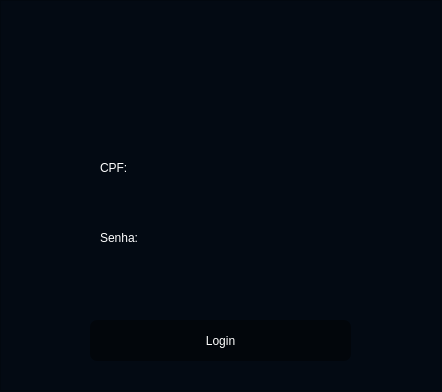
<?xml version="1.0" encoding="UTF-8"?>
<ui version="4.0">
 <class>Login</class>
 <widget class="QWidget" name="Login">
  <property name="geometry">
   <rect>
    <x>0</x>
    <y>0</y>
    <width>442</width>
    <height>392</height>
   </rect>
  </property>
  <property name="windowTitle">
   <string>Form</string>
  </property>
  <property name="styleSheet">
   <string notr="true">background-color: rgb(3, 10, 19);</string>
  </property>
  <widget class="QFrame" name="frame">
   <property name="geometry">
    <rect>
     <x>0</x>
     <y>0</y>
     <width>441</width>
     <height>391</height>
    </rect>
   </property>
   <property name="styleSheet">
    <string notr="true"/>
   </property>
   <property name="frameShape">
    <enum>QFrame::StyledPanel</enum>
   </property>
   <property name="frameShadow">
    <enum>QFrame::Raised</enum>
   </property>
   <widget class="QPushButton" name="btn_login">
    <property name="geometry">
     <rect>
      <x>90</x>
      <y>320</y>
      <width>261</width>
      <height>41</height>
     </rect>
    </property>
    <property name="cursor">
     <cursorShape>PointingHandCursor</cursorShape>
    </property>
    <property name="styleSheet">
     <string notr="true">font: 11pt &quot;JetBrains Mono&quot;;
background-color: rgb(0, 0, 0, 0.4);
color: rgb(255, 255, 255);
border-radius: 7px;</string>
    </property>
    <property name="text">
     <string>Login</string>
    </property>
   </widget>
   <widget class="QLineEdit" name="input_senha">
    <property name="geometry">
     <rect>
      <x>90</x>
      <y>250</y>
      <width>261</width>
      <height>41</height>
     </rect>
    </property>
    <property name="styleSheet">
     <string notr="true">font: 9pt &quot;JetBrains Mono&quot;;
letter-spacing: 2px;
background-color: rgb(0, 18, 40, .37);
color: rgb(255, 255, 255);
border-radius:  7px;
</string>
    </property>
    <property name="echoMode">
     <enum>QLineEdit::Password</enum>
    </property>
    <property name="dragEnabled">
     <bool>false</bool>
    </property>
   </widget>
   <widget class="QLineEdit" name="input_usuario">
    <property name="geometry">
     <rect>
      <x>90</x>
      <y>180</y>
      <width>261</width>
      <height>41</height>
     </rect>
    </property>
    <property name="styleSheet">
     <string notr="true">font: 9pt &quot;JetBrains Mono&quot;;
letter-spacing: 1.2px;
background-color: rgb(0, 18, 40, .37);
color: rgb(255, 255, 255);
border-radius:  7px;
</string>
    </property>
   </widget>
   <widget class="QLabel" name="txt_senha">
    <property name="geometry">
     <rect>
      <x>100</x>
      <y>230</y>
      <width>55</width>
      <height>16</height>
     </rect>
    </property>
    <property name="styleSheet">
     <string notr="true">font: 8pt &quot;JetBrains Mono&quot;;
background-color: rgba(0, 0, 0, 0);
color: rgb(255, 255, 255);</string>
    </property>
    <property name="text">
     <string>Senha:</string>
    </property>
   </widget>
   <widget class="QLabel" name="txt_usuario">
    <property name="geometry">
     <rect>
      <x>100</x>
      <y>160</y>
      <width>55</width>
      <height>16</height>
     </rect>
    </property>
    <property name="styleSheet">
     <string notr="true">font: 8pt &quot;JetBrains Mono&quot;;
background-color: rgba(0, 0, 0, 0);
color: rgb(255, 255, 255);</string>
    </property>
    <property name="text">
     <string>CPF:</string>
    </property>
   </widget>
   <widget class="QLabel" name="logo">
    <property name="geometry">
     <rect>
      <x>110</x>
      <y>0</y>
      <width>211</width>
      <height>161</height>
     </rect>
    </property>
    <property name="styleSheet">
     <string notr="true">background-color: rgba(255, 255, 255, 0);</string>
    </property>
    <property name="text">
     <string/>
    </property>
    <property name="pixmap">
     <pixmap>../img/icon.png</pixmap>
    </property>
    <property name="scaledContents">
     <bool>true</bool>
    </property>
    <property name="margin">
     <number>0</number>
    </property>
   </widget>
  </widget>
 </widget>
 <resources/>
 <connections/>
</ui>
